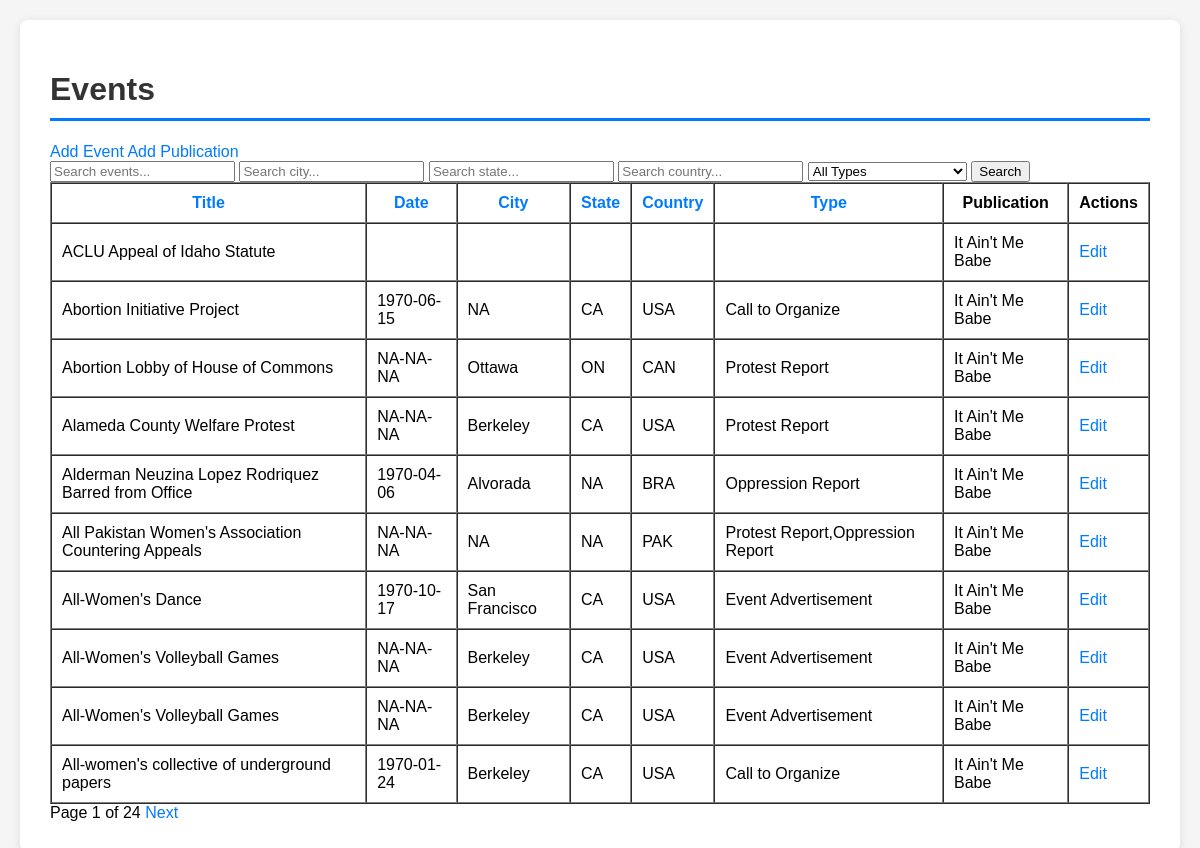
Before: / with the older database file.
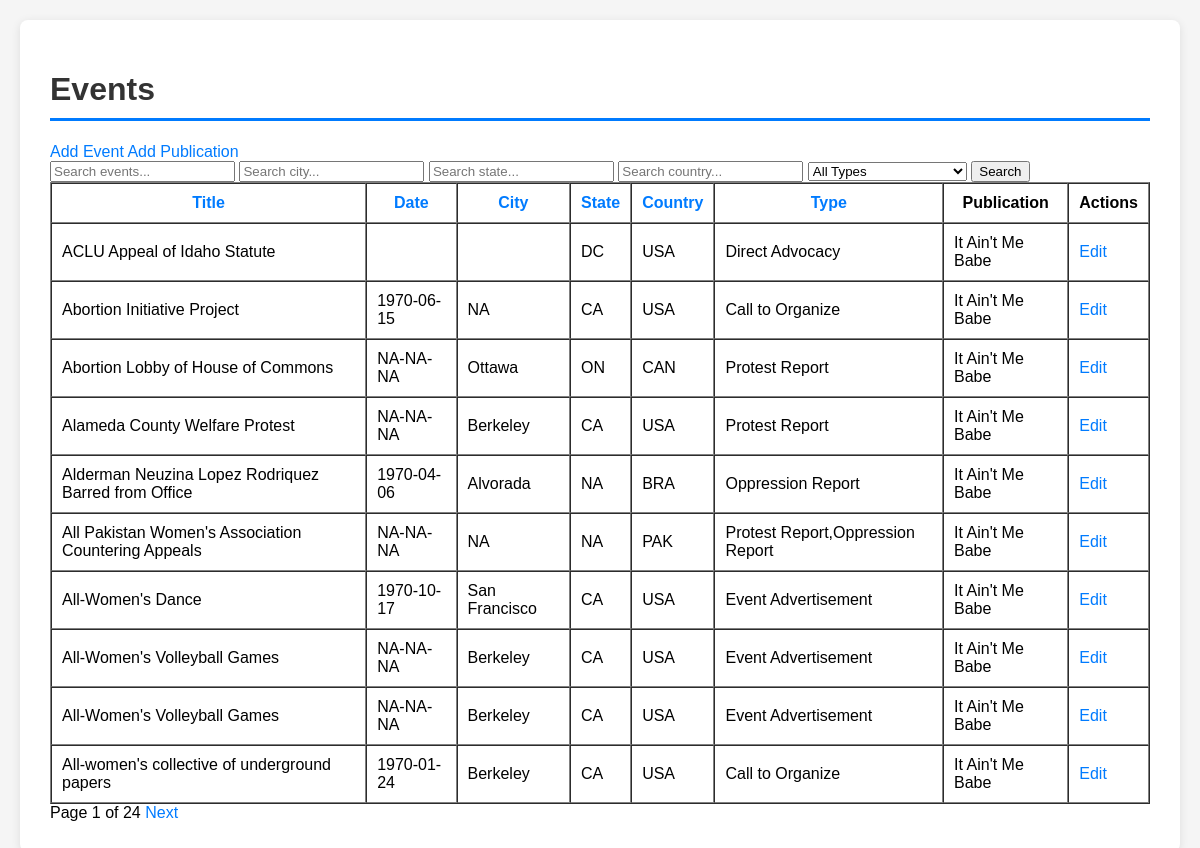
After: the same page with the newer database file.
### tables this page shows
CREATE TABLE events (
    event_id INTEGER PRIMARY KEY AUTOINCREMENT, -- Unique ID for each event
    event_title TEXT NOT NULL,                  -- Title of the event
    event_date DATE,                            -- Date of the event
    description TEXT,                           -- Description of the event
    city TEXT,                                  -- City where the event occurred
    state TEXT,                                 -- State where the event occurred
    country TEXT,                               -- Country where the event occurred
    location TEXT,                              -- Specific location of the event (e.g., venue name)
    address TEXT,                               -- Street address of the event
    event_type TEXT,                            -- Type of event (e.g., conference, workshop)
    publication_id INTEGER,                     -- Foreign key to publications table
    source_publication TEXT,                    -- Source publication for the event if reprinted
    FOREIGN KEY (publication_id) REFERENCES publications (pub_id)
);

CREATE TABLE publications (
    pub_id INTEGER PRIMARY KEY AUTOINCREMENT, -- Unique ID for each publication
    pub_title TEXT NOT NULL,                 -- Title of the publication
    volume INTEGER NOT NULL,                 -- Volume number
    issue_number INTEGER NOT NULL,           -- Issue number within the volume
    issue_date DATE,                         -- Full issue date (year, month, day)
    volume_title TEXT,                       -- Title of the volume (if applicable)
    author_org TEXT,                         -- Author or organization responsible for the publication
    location TEXT                            -- Location associated with the publication
);

### DatabaseFlask/app.py (the view)
@app.route('/')
def index():
    search = request.args.get('search', '').strip()
    sort = request.args.get('sort', 'event_title')  # Default sort by event_title
    order = request.args.get('order', 'asc')  # Default order is ascending
    city_filter = request.args.get('city', '').strip()
    state_filter = request.args.get('state', '').strip()
    event_type_filter = request.args.get('event_type', '').strip()
    page = int(request.args.get('page', 1))
    per_page = 10  # Number of events per page
    offset = (page - 1) * per_page  # Calculate the offset for the SQL query
    query = '''
        SELECT e.event_id, e.event_title, e.event_date, e.city, e.state, e.country, e.event_type,
               e.description, e.location, e.address, e.source_publication,
               p.pub_title AS publication_title, p.volume AS volume_number,
               p.issue_number AS issue_number
        FROM events e
        LEFT JOIN publications p ON e.publication_id = p.pub_id
        WHERE 1=1
    '''
    params = []
    if search:
        query += " AND (e.event_title LIKE ? OR e.description LIKE ?)"
        params.extend([f"%{search}%", f"%{search}%"])
    if city_filter:
        query += " AND e.city LIKE ?"
        params.append(f"%{city_filter}%")
    if state_filter:
        query += " AND e.state LIKE ?"
        params.append(f"%{state_filter}%")
    if event_type_filter:
        query += " AND e.event_type = ?"
        params.append(event_type_filter)
    if request.args.get('country', '').strip():
        country_filter = request.args.get('country', '').strip()
        query += " AND e.country LIKE ?"
        params.append(f"%{country_filter}%")
    if sort in ['event_title', 'event_date', 'city', 'state', 'event_type']:
        query += f" ORDER BY {sort} {order.upper()}"
    query += " LIMIT ? OFFSET ?"
    params.extend([per_page, offset])
    conn = get_db_connection()
    events = conn.execute(query, params).fetchall()
    total_query = "SELECT COUNT(*) FROM events e WHERE 1=1"
    if search:
        total_query += " AND (e.event_title LIKE ? OR e.description LIKE ?)"
    if city_filter:
        total_query += " AND e.city LIKE ?"
    if state_filter:
        total_query += " AND e.state LIKE ?"
    if event_type_filter:
        total_query += " AND e.event_type = ?"
    total_events = conn.execute(total_query, params[:-2]).fetchone()[0]  # Exclude LIMIT and OFFSET params
    conn.close()
    total_pages = (total_events + per_page - 1) // per_page  # Round up division
    return render_template(
        'index.html',
        events=events,
        page=page,
        total_pages=total_pages,
        search=search,
        sort=sort,
        order=order,
        city_filter=city_filter,
        state_filter=state_filter,
        event_type_filter=event_type_filter
    )

### DatabaseFlask/app.py (called while the page is built)
def get_db_connection():
    conn = sqlite3.connect(DB_PATH)
    conn.row_factory = sqlite3.Row  # This allows us to access columns by name like row['title']
    return conn

### DatabaseFlask/templates/index.html (shortened to what this page needs)
{% extends "base.html" %}
{% block content %}
<h1>Events</h1>
<div class="navigation">
    <a href="{{ url_for('add_event') }}" class="btn">Add Event</a>
    <a href="{{ url_for('add_publication') }}" class="btn">Add Publication</a>
</div>
<form method="GET" action="{{ url_for('index') }}">
    <input type="text" name="search" placeholder="Search events..." value="{{ search }}">
    <input type="text" name="city" placeholder="Search city..." value="{{ city_filter }}">
    <input type="text" name="state" placeholder="Search state..." value="{{ state_filter }}">
    <input type="text" name="country" placeholder="Search country..." value="{{ request.args.get('country', '') }}">
    <select name="event_type">
        <option value="">All Types</option>
    </select>
    <button type="submit">Search</button>
</form>
<table border="1" cellpadding="10" cellspacing="0">
    <thead>
        <tr>
            <th><a href="{{ url_for('index', sort='event_title', order='asc' if order == 'desc' else 'desc') }}">Title</a></th>
            <th><a href="{{ url_for('index', sort='event_date', order='asc' if order == 'desc' else 'desc') }}">Date</a></th>
            <th><a href="{{ url_for('index', sort='city', order='asc' if order == 'desc' else 'desc') }}">City</a></th>
            <th><a href="{{ url_for('index', sort='state', order='asc' if order == 'desc' else 'desc') }}">State</a></th>
            <th><a href="{{ url_for('index', sort='country', order='asc' if order == 'desc' else 'desc') }}">Country</a></th>
            <th><a href="{{ url_for('index', sort='event_type', order='asc' if order == 'desc' else 'desc') }}">Type</a></th>
            <th>Publication</th>
            <th>Actions</th>
        </tr>
    </thead>
    <tbody>
        {% for event in events %}
        <tr>
            <td>{{ event.event_title }}</td>
            <td>{{ event.event_date }}</td>
            <td>{{ event.city }}</td>
            <td>{{ event.state }}</td>
            <td>{{ event.country }}</td>
            <td>{{ event.event_type }}</td>
            <td>{{ event.publication_title }}</td>
            <td>
                <a href="{{ url_for('edit_record', record_type='event', record_id=event.event_id) }}" class="btn">Edit</a>
            </td>
        </tr>
        {% endfor %}
    </tbody>
</table>
<div class="pagination">
    <span>Page {{ page }} of {{ total_pages }}</span>
    {% if page < total_pages %}
    <a href="{{ url_for('index', page=page+1, search=search, sort=sort, order=order, city=city_filter, state=state_filter, event_type=event_type_filter) }}">Next</a>
    {% endif %}
</div>
{% endblock %}

### DatabaseFlask/templates/base.html (shortened to what this page needs)
<!DOCTYPE html>
<html lang="en">
<head>
</head>
<body>
    <div class="container">
        {% block content %}{% endblock %}
    </div>
</body>
</html>

### DatabaseFlask/templates/base.html (style rules this page uses)
body { font-family: Arial, sans-serif; max-width: 1200px; margin: 0 auto; padding: 20px; background-color: #f5f5f5; }
.container { background-color: white; padding: 30px; border-radius: 8px; box-shadow: 0 2px 10px rgba(0,0,0,0.1); }
h1 { color: #333; border-bottom: 3px solid #007bff; padding-bottom: 10px; }
a { color: #007bff; text-decoration: none; }

Changed rows visible on the page:
changed events "ACLU Appeal of Idaho Statute": state (not shown) → "DC"; country (not shown) → "USA"; event_type (not shown) → "Direct Advocacy"
